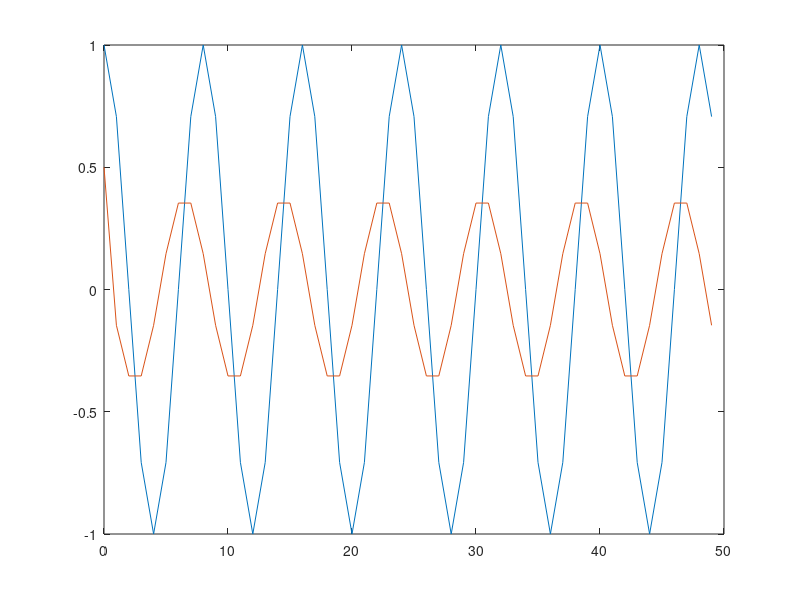

The MATLAB source for this figure:
                        %no nosso caso o ohm é pi/4 
n = 0:49;               %declaraçao de n
x= exp(j*pi/4*n);       %declaraçao do primeiro sinal

% plot(x)               %graficos random so para analisar estas partes
% plot(real(x))         %do sinal
% plot(sin(x))
% plot(imag(x))

h3=[0.5 -0.5];           %c=H(ej(ohm)) declaraçao de um H random
      
y=conv(x,h3);            %y=c*e^jn(ohm)

%plot(real(y))          %grafico de analise

plot(n, real(x),n, real(y(n+1))) %grafico para comparar os dois sinais

y(12)/x(12)     %independentemente do n que escolhemos a resposta sera 
y(10)/x(10)     %sempre a mesma, ou seja é a frequencia = H(e^j(ohm))
                % y(n)/x(n) = H(e^j(ohm))*e^jn(ohm) /e^jn(ohm) =
                % = H(e^j(ohm))
                
%para comprovar esta afirmaçao basta mudar o valor de ohm que o resultado
%da divisao de y(n) por x(n) será sempre o mesmo H
